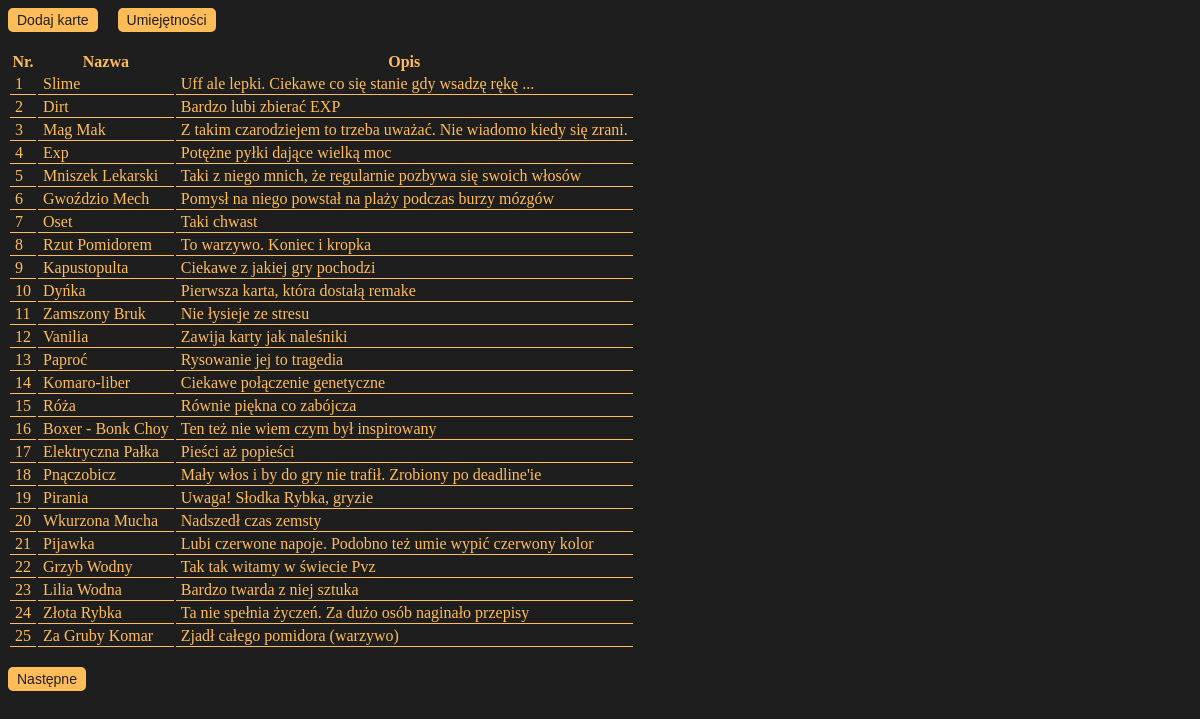
/details.php, run on the app's committed database.
### tables this page shows
CREATE TABLE `karty` (
  `id` int(11) NOT NULL,
  `Nazwa` varchar(50) NOT NULL,
  `Cena` int(11) NOT NULL,
  `HP` int(11) NOT NULL,
  `Atak` int(11) NOT NULL,
  `Temperatura` int(11) NOT NULL,
  `Typ` int(11) NOT NULL,
  `Skill_Spec` text NOT NULL,
  `Opis` text NOT NULL,
  `Wystepowanie` int(11) NOT NULL
);

### details.php (the view, shortened to what this page needs)
<!doctype html>
<html lang="pl">
<head>
    <link rel="stylesheet" href="main.css">
</head>
<body>
<div style="float: left; padding-right: 20px">
    <form action="index.php">
        <button>Dodaj karte</button><br><br>
    </form>
</div>
<div>
    <form action="show.php">
        <button>Umiejętności</button><br><br>
    </form>
</div>
<table>
    <tr>
        <th>Nr.</th>
        <th>Nazwa</th>
        <th>Opis</th>
    </tr>
    <?php
    $id_start = $_SESSION["id_start"];
    $id_end = $id_start + 25;
    $baza = new mysqli("localhost", "root", "", "karty_ike");
    $sql = "SELECT id, Nazwa, Opis FROM karty WHERE karty.id > " . $id_start . " AND karty.id <= " . $id_end;
    $result = $baza->query($sql);
    if ($result->num_rows > 0) {
        while($row = $result->fetch_assoc()) {
            echo "<tr>";
            echo "<td>" . $row["id"] . "</td>";
            echo "<td>" . $row["Nazwa"] . "</td>";
            echo "<td>" . $row["Opis"] . "</td>";
            echo "</tr>";
        }
    }
    ?>
</table><br>
<?php
$amount = "SELECT COUNT(id) as total FROM karty";
$result = $baza->query($amount);
if ($result->num_rows > 0) {
    while ($row = $result->fetch_assoc()) {
        if ($id_end < $row["total"]){
            echo '<div style="float: left">';
            echo '<form method="post" action="next_one.php">';
            echo '<button>Następne</button>';
            echo '</form>';
            echo '</div>';
        }
    }
}
?>
</body>
</html>

### main.css (style rules this page uses)
body { background-color: #1e1e1e; color: #ffbd59; }
button { background-color: #ffbd59; font-size: 14px; color: #1e1e1e; border: 3px solid #ffbd59; border-radius: 5px; }

### details.php (style rules this page uses)
tr, td { border-bottom: 1px solid #ffbd59; border-collapse: collapse; padding-left: 5px; padding-right: 5px; background-color: #1e1e1e; }

### data on the page
karty: id "1", Nazwa "Slime", Opis "Uff ale lepki. Ciekawe co się stanie gdy wsadzę rękę ..."
karty: id "2", Nazwa "Dirt", Opis "Bardzo lubi zbierać EXP"
karty: id "3", Nazwa "Mag Mak", Opis "Z takim czarodziejem to trzeba uważać. Nie wiadomo kiedy się zrani."
karty: id "4", Nazwa "Exp", Opis "Potężne pyłki dające wielką moc"
karty: id "5", Nazwa "Mniszek Lekarski", Opis "Taki z niego mnich, że regularnie pozbywa się swoich włosów"
karty: id "6", Nazwa "Gwoździo Mech", Opis "Pomysł na niego powstał na plaży podczas burzy mózgów"
karty: id "7", Nazwa "Oset", Opis "Taki chwast"
karty: id "8", Nazwa "Rzut Pomidorem", Opis "To warzywo. Koniec i kropka"
karty: id "9", Nazwa "Kapustopulta", Opis "Ciekawe z jakiej gry pochodzi"
karty: id "10", Nazwa "Dyńka", Opis "Pierwsza karta, która dostałą remake"
karty: id "11", Nazwa "Zamszony Bruk", Opis "Nie łysieje ze stresu"
karty: id "12", Nazwa "Vanilia", Opis "Zawija karty jak naleśniki"
karty: id "13", Nazwa "Paproć", Opis "Rysowanie jej to tragedia"
karty: id "14", Nazwa "Komaro-liber", Opis "Ciekawe połączenie genetyczne"
karty: id "15", Nazwa "Róża", Opis "Równie piękna co zabójcza"
karty: id "16", Nazwa "Boxer - Bonk Choy", Opis "Ten też nie wiem czym był inspirowany"
karty: id "17", Nazwa "Elektryczna Pałka", Opis "Pieści aż popieści"
karty: id "18", Nazwa "Pnączobicz", Opis "Mały włos i by do gry nie trafił. Zrobiony po deadline'ie"
karty: id "19", Nazwa "Pirania", Opis "Uwaga! Słodka Rybka, gryzie"
karty: id "20", Nazwa "Wkurzona Mucha", Opis "Nadszedł czas zemsty"
karty: id "21", Nazwa "Pijawka", Opis "Lubi czerwone napoje. Podobno też umie wypić czerwony kolor"
karty: id "22", Nazwa "Grzyb Wodny", Opis "Tak tak witamy w świecie Pvz"
karty: id "23", Nazwa "Lilia Wodna", Opis "Bardzo twarda z niej sztuka"
karty: id "24", Nazwa "Złota Rybka", Opis "Ta nie spełnia życzeń. Za dużo osób naginało przepisy"
karty: id "25", Nazwa "Za Gruby Komar", Opis "Zjadł całego pomidora (warzywo)"
